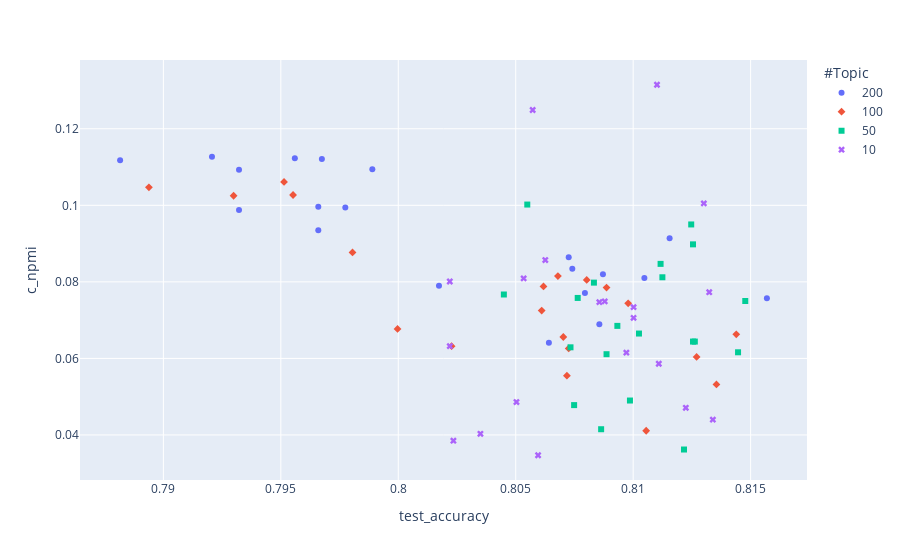

This figure's notebook cell:
### Code cell
import plotly.express as px
fig = px.scatter(all_df[all_df["#Voc"] == "40910"], x="test_accuracy", y="c_npmi", color="#Topic", symbol="#Topic")
fig.show()

### Figure 1 — Plotly figure (JSON) as saved in the notebook; plotly's stock layout.template omitted (floating-point values rounded to 4 significant figures)
{"data": [{"hovertemplate": "#Topic=200<br>test_accuracy=%{x}<br>c_npmi=%{y}<extra></extra>", "legendgroup": "200", "marker": {"color": "#636efa", "symbol": "circle"}, "mode": "markers", "name": "200", "orientation": "v", "showlegend": true, "x": [0.7932, 0.7966, 0.7977, 0.7989, 0.7966, 0.7932, 0.7921, 0.7967, 0.7882, 0.7956, 0.8064, 0.8116, 0.8073, 0.8086, 0.8017, 0.8087, 0.8079, 0.8157, 0.8105, 0.8074], "xaxis": "x", "y": [0.0988, 0.0996, 0.0994, 0.1094, 0.0935, 0.1093, 0.1127, 0.1121, 0.1118, 0.1123, 0.0641, 0.0914, 0.0864, 0.0689, 0.079, 0.082, 0.0771, 0.0757, 0.081, 0.0834], "yaxis": "y", "type": "scatter"}, {"hovertemplate": "#Topic=100<br>test_accuracy=%{x}<br>c_npmi=%{y}<extra></extra>", "legendgroup": "100", "marker": {"color": "#EF553B", "symbol": "diamond"}, "mode": "markers", "name": "100", "orientation": "v", "showlegend": true, "x": [0.808, 0.8023, 0.8, 0.8068, 0.8098, 0.7951, 0.793, 0.7955, 0.7894, 0.7981, 0.807, 0.8062, 0.8144, 0.8061, 0.8073, 0.8135, 0.8127, 0.8072, 0.8089, 0.8106], "xaxis": "x", "y": [0.0805, 0.0632, 0.0677, 0.0815, 0.0744, 0.1061, 0.1025, 0.1027, 0.1047, 0.0877, 0.0656, 0.0788, 0.0663, 0.0725, 0.0626, 0.0532, 0.0604, 0.0555, 0.0785, 0.0411], "yaxis": "y", "type": "scatter"}, {"hovertemplate": "#Topic=50<br>test_accuracy=%{x}<br>c_npmi=%{y}<extra></extra>", "legendgroup": "50", "marker": {"color": "#00cc96", "symbol": "square"}, "mode": "markers", "name": "50", "orientation": "v", "showlegend": true, "x": [0.8125, 0.8112, 0.8145, 0.8102, 0.8076, 0.8075, 0.8148, 0.8073, 0.8093, 0.8045, 0.8083, 0.8125, 0.8055, 0.8112, 0.8125, 0.8126, 0.8086, 0.8122, 0.8099, 0.8089], "xaxis": "x", "y": [0.0644, 0.0847, 0.0616, 0.0665, 0.0758, 0.0478, 0.075, 0.0629, 0.0685, 0.0767, 0.0798, 0.0898, 0.1002, 0.0812, 0.095, 0.0644, 0.0415, 0.0362, 0.049, 0.0611], "yaxis": "y", "type": "scatter"}, {"hovertemplate": "#Topic=10<br>test_accuracy=%{x}<br>c_npmi=%{y}<extra></extra>", "legendgroup": "10", "marker": {"color": "#ab63fa", "symbol": "x"}, "mode": "markers", "name": "10", "orientation": "v", "showlegend": true, "x": [0.81, 0.8097, 0.811, 0.8111, 0.8022, 0.8063, 0.805, 0.81, 0.8088, 0.8132, 0.8134, 0.8053, 0.8122, 0.813, 0.8086, 0.8035, 0.8023, 0.806, 0.8022, 0.8057], "xaxis": "x", "y": [0.0706, 0.0615, 0.1315, 0.0586, 0.0801, 0.0857, 0.0486, 0.0734, 0.0749, 0.0773, 0.044, 0.0809, 0.0471, 0.1005, 0.0747, 0.0403, 0.0385, 0.0347, 0.0632, 0.1249], "yaxis": "y", "type": "scatter"}], "layout": {"xaxis": {"anchor": "y", "domain": [0.0, 1.0], "title": {"text": "test_accuracy"}}, "yaxis": {"anchor": "x", "domain": [0.0, 1.0], "title": {"text": "c_npmi"}}, "legend": {"title": {"text": "#Topic"}, "tracegroupgap": 0}, "margin": {"t": 60}}}
